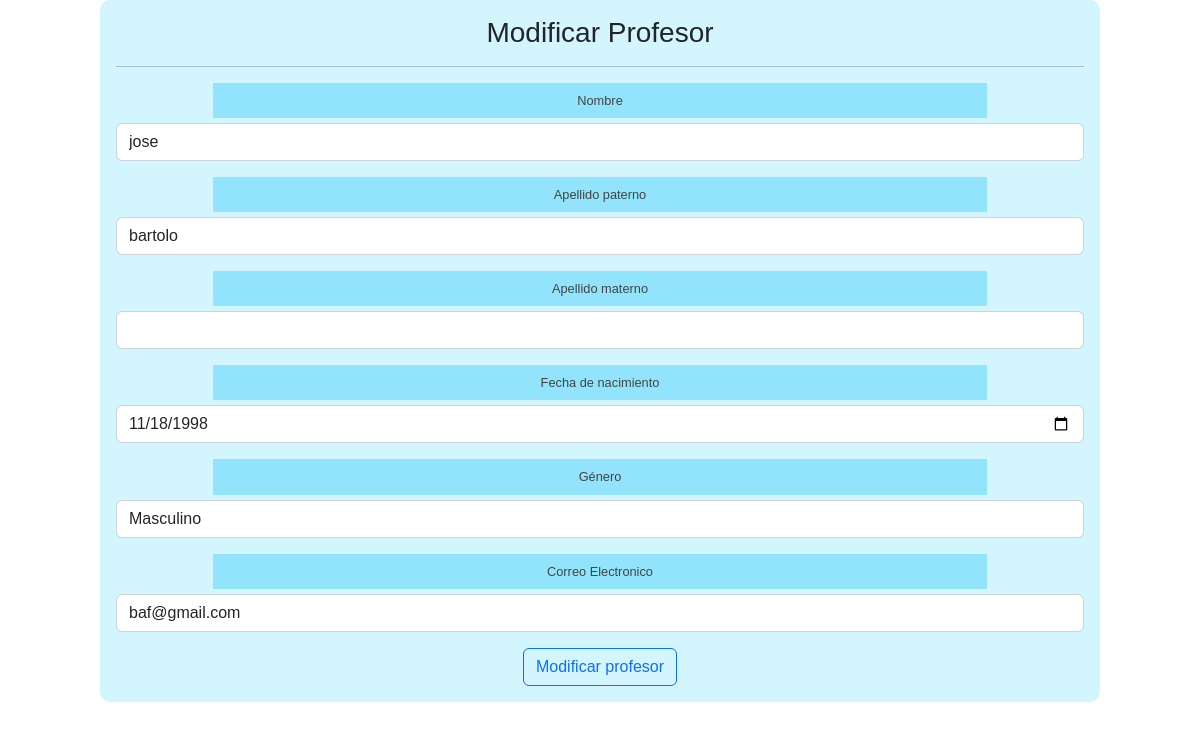
The page /modificacionA.php?id=1 (signed in) on the database as committed earlier.
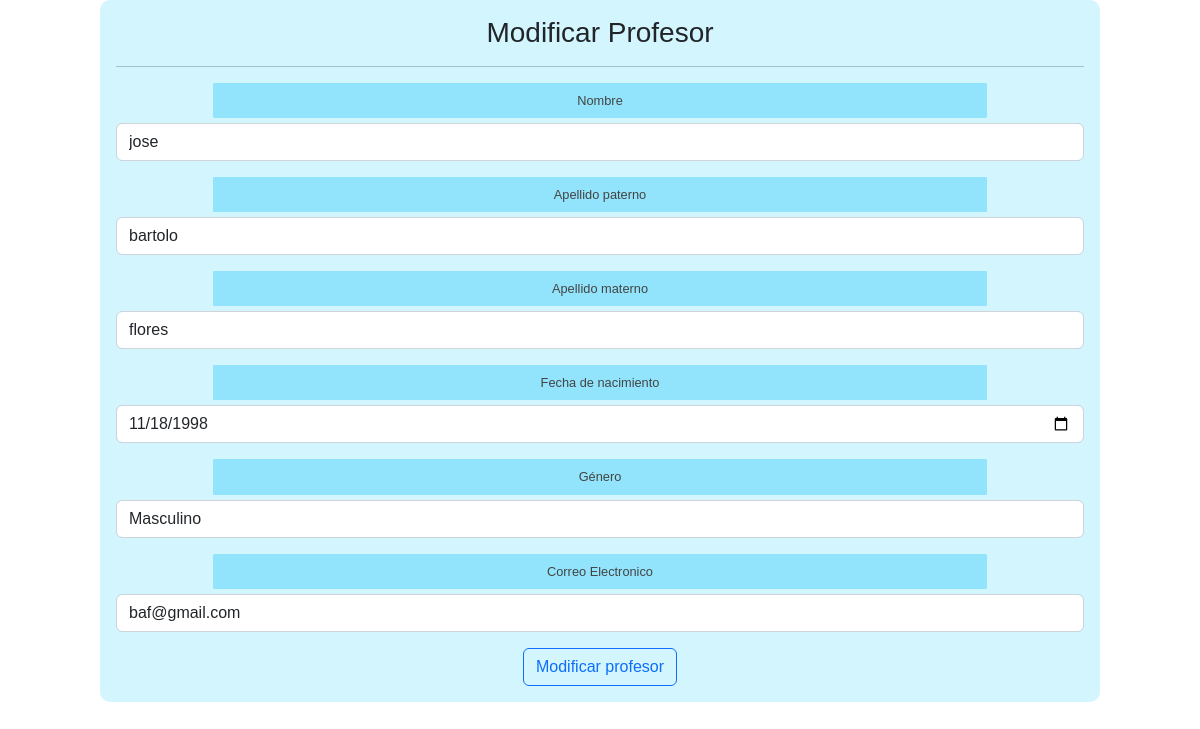
The same page on the database as committed later.
### tables this page shows
CREATE TABLE `profesor` (
  `idProfesor` int(11) NOT NULL AUTO_INCREMENT,
  `nombre` varchar(45) NOT NULL,
  `apellidoP` varchar(45) NOT NULL,
  `apellidoM` varchar(45) DEFAULT NULL,
  `fechaNacimiento` date NOT NULL,
  `generoP` varchar(5) NOT NULL,
  `correoP` varchar(45) NOT NULL,
  `contraseña` varchar(100) NOT NULL,
  PRIMARY KEY (`idProfesor`)
);

### modificacionA.php (the view, shortened to what this page needs)
<?php
  include "modelo/conexion.php";
  $id = $_GET["id"];
  $sql = $conexion->query("select * from profesor where idProfesor=$id ")
  ?>
<!DOCTYPE html>
<html lang="en">
  <head>
    <link href='css/formulario.css' rel='stylesheet' type='text/css'>
    <link href="https://cdn.jsdelivr.net/npm/bootstrap@5.2.2/dist/css/bootstrap.min.css" rel="stylesheet">
  </head>
  <body >
    <form class="col-10 p-3 m-auto formulario" method="POST">
      <h3>Modificar Profesor</h3>
      <hr    color="#000000";>
      <?php
        include "controlador/modificarA.php";
        while($datos=$sql->fetch_object()){?>
       <div class="mb-3">
            <label for="exampleInputEmail1" class="input_textual">Nombre</label>
            <input type="text" aling="center" class="form-control" name="nombre" value="<?= $datos->nombre ?>" required >
          </div>
          <div class="mb-3">
            <label for="exampleInputEmail1" class="input_textual">Apellido paterno</label>
            <input type="text" class="form-control" name="apellidoP" value="<?= $datos->apellidoP ?>" required>
          </div>
          <div class="mb-3">
            <label for="exampleInputEmail1" class="input_textual">Apellido materno</label>
            <input type="text" class="form-control" name="apellidoM" value="<?= $datos->apellidoM ?>" >
          </div>
          <div class="mb-3">
            <label for="exampleInputEmail1" class="input_textual">Fecha de nacimiento</label>
            <input type="date" class="form-control" name="fechan" value="<?= $datos->fechaNacimiento ?>" required>
          </div>
          <div class="mb-3">
            <label for="genero" class="input_textual">Género</label>
            <select class="form-control" id="genero" name="genero" required>
              <option value="M" <?= ($datos->generoP == 'M') ? 'selected' : '' ?>>Masculino</option>
            </select>
          </div>
          <div class="mb-3">
            <label for="exampleInputEmail1" class="input_textual">Correo Electronico</label>
            <input type="email" class="form-control" name="correo" value="<?= $datos->correoP ?>" required>
          </div>
      <?php }
        ?>
      <button type="submit" class="btn btn-outline-primary" name="btnregistrar" value="ok">Modificar profesor</button>
    </form>
  </body>
</html>

### css/formulario.css (style rules this page uses)
* { transition: .4s; box-sizing: border-box; font-family: 'arial'; }
body { background: rgba(255, 255, 255, 0.8); }
.formulario { width: 60%; margin: auto; text-align: center; background: #4dd7fa3f; padding-top: 30px; border-radius: 10px; }
.formulario .input_textual { display: block; padding: 7px 7px; margin: auto; margin-bottom: 5px; width: 80%; border: 1px solid #91e4fb; border-radius: 1px; color: #444; font-size: 0.8em; background:#91e4fb; }

Rows that differ between the two databases and show on the page:
changed profesor "jose": apellidoM (not shown) → "flores"
